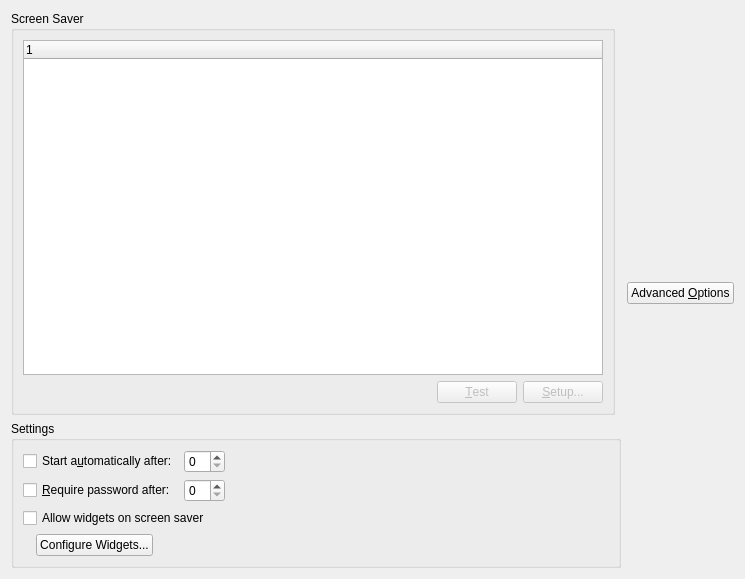
<?xml version="1.0" encoding="UTF-8"?>
<ui version="4.0">
 <author>Davide Bettio &lt;davide.bettio@kdemail.net&gt;</author>
 <class>ScreenSaver</class>
 <widget class="QWidget" name="ScreenSaver">
  <property name="geometry">
   <rect>
    <x>0</x>
    <y>0</y>
    <width>745</width>
    <height>579</height>
   </rect>
  </property>
  <layout class="QGridLayout" name="gridLayout">
   <item row="1" column="2" rowspan="2">
    <layout class="QVBoxLayout" name="verticalLayout_2">
     <item>
      <widget class="QWidget" name="mPreviewAreaWidget" native="true">
       <layout class="QVBoxLayout" name="verticalLayout_3">
        <item>
         <spacer name="verticalSpacer_3">
          <property name="orientation">
           <enum>Qt::Vertical</enum>
          </property>
          <property name="sizeHint" stdset="0">
           <size>
            <width>20</width>
            <height>145</height>
           </size>
          </property>
         </spacer>
        </item>
        <item>
         <widget class="QWidget" name="widget" native="true">
          <property name="sizePolicy">
           <sizepolicy hsizetype="Fixed" vsizetype="Fixed">
            <horstretch>0</horstretch>
            <verstretch>0</verstretch>
           </sizepolicy>
          </property>
          <property name="maximumSize">
           <size>
            <width>0</width>
            <height>0</height>
           </size>
          </property>
         </widget>
        </item>
       </layout>
      </widget>
     </item>
     <item>
      <widget class="KPushButton" name="advancedBt">
       <property name="text">
        <string>Advanced &amp;Options</string>
       </property>
      </widget>
     </item>
     <item>
      <spacer name="verticalSpacer_2">
       <property name="orientation">
        <enum>Qt::Vertical</enum>
       </property>
       <property name="sizeHint" stdset="0">
        <size>
         <width>20</width>
         <height>145</height>
        </size>
       </property>
      </spacer>
     </item>
    </layout>
   </item>
   <item row="2" column="0" colspan="2">
    <widget class="QGroupBox" name="mSettingsGroup">
     <property name="title">
      <string>Settings</string>
     </property>
     <layout class="QGridLayout" name="gridLayout_3">
      <item row="0" column="0">
       <widget class="QCheckBox" name="mEnabledCheckBox">
        <property name="whatsThis">
         <string>Automatically start the screen saver after a period of inactivity.</string>
        </property>
        <property name="text">
         <string>Start a&amp;utomatically after:</string>
        </property>
       </widget>
      </item>
      <item row="0" column="1">
       <widget class="KIntSpinBox" name="mWaitEdit"/>
      </item>
      <item row="0" column="2">
       <spacer name="horizontalSpacer_6">
        <property name="orientation">
         <enum>Qt::Horizontal</enum>
        </property>
        <property name="sizeHint" stdset="0">
         <size>
          <width>243</width>
          <height>20</height>
         </size>
        </property>
       </spacer>
      </item>
      <item row="1" column="0">
       <widget class="QCheckBox" name="mLockCheckBox">
        <property name="whatsThis">
         <string>Prevent potential unauthorized use by requiring a password to stop the screen saver.</string>
        </property>
        <property name="text">
         <string>&amp;Require password after:</string>
        </property>
       </widget>
      </item>
      <item row="1" column="1">
       <widget class="KIntSpinBox" name="mWaitLockEdit">
        <property name="whatsThis">
         <string>The amount of time, after the screen saver has started, to ask for the unlock password.</string>
        </property>
       </widget>
      </item>
      <item row="1" column="2">
       <spacer name="horizontalSpacer_7">
        <property name="orientation">
         <enum>Qt::Horizontal</enum>
        </property>
        <property name="sizeHint" stdset="0">
         <size>
          <width>243</width>
          <height>20</height>
         </size>
        </property>
       </spacer>
      </item>
      <item row="2" column="0" colspan="2">
       <widget class="QCheckBox" name="mPlasmaCheckBox">
        <property name="whatsThis">
         <string>Add widgets to your screensaver.</string>
        </property>
        <property name="text">
         <string>Allow widgets on screen saver</string>
        </property>
       </widget>
      </item>
      <item row="3" column="0" colspan="3">
       <layout class="QHBoxLayout" name="horizontalLayout_3">
        <item>
         <spacer name="horizontalSpacer_5">
          <property name="orientation">
           <enum>Qt::Horizontal</enum>
          </property>
          <property name="sizeType">
           <enum>QSizePolicy::Fixed</enum>
          </property>
          <property name="sizeHint" stdset="0">
           <size>
            <width>13</width>
            <height>20</height>
           </size>
          </property>
         </spacer>
        </item>
        <item>
         <widget class="KPushButton" name="mPlasmaSetup">
          <property name="text">
           <string>Configure Widgets...</string>
          </property>
         </widget>
        </item>
        <item>
         <spacer name="horizontalSpacer_3">
          <property name="orientation">
           <enum>Qt::Horizontal</enum>
          </property>
          <property name="sizeHint" stdset="0">
           <size>
            <width>309</width>
            <height>19</height>
           </size>
          </property>
         </spacer>
        </item>
       </layout>
      </item>
     </layout>
    </widget>
   </item>
   <item row="1" column="0">
    <widget class="QGroupBox" name="groupBox">
     <property name="title">
      <string>Screen Saver</string>
     </property>
     <layout class="QGridLayout" name="gridLayout_2">
      <item row="1" column="0">
       <spacer name="horizontalSpacer_8">
        <property name="orientation">
         <enum>Qt::Horizontal</enum>
        </property>
        <property name="sizeHint" stdset="0">
         <size>
          <width>40</width>
          <height>20</height>
         </size>
        </property>
       </spacer>
      </item>
      <item row="1" column="1">
       <widget class="KPushButton" name="mTestBt">
        <property name="enabled">
         <bool>false</bool>
        </property>
        <property name="minimumSize">
         <size>
          <width>80</width>
          <height>0</height>
         </size>
        </property>
        <property name="whatsThis">
         <string>Show a full screen preview of the screen saver.</string>
        </property>
        <property name="text">
         <string>&amp;Test</string>
        </property>
       </widget>
      </item>
      <item row="1" column="2">
       <widget class="KPushButton" name="mSetupBt">
        <property name="enabled">
         <bool>false</bool>
        </property>
        <property name="whatsThis">
         <string>Configure the screen saver's options, if any.</string>
        </property>
        <property name="text">
         <string>&amp;Setup...</string>
        </property>
       </widget>
      </item>
      <item row="0" column="0" colspan="3">
       <widget class="QTreeWidget" name="mSaverListView">
        <property name="whatsThis">
         <string>Select the screen saver to use.</string>
        </property>
       </widget>
      </item>
     </layout>
    </widget>
   </item>
  </layout>
 </widget>
 <customwidgets>
  <customwidget>
   <class>KIntSpinBox</class>
   <extends>QSpinBox</extends>
   <header>knuminput.h</header>
  </customwidget>
  <customwidget>
   <class>KPushButton</class>
   <extends>QPushButton</extends>
   <header>kpushbutton.h</header>
  </customwidget>
 </customwidgets>
 <resources/>
 <connections/>
</ui>
